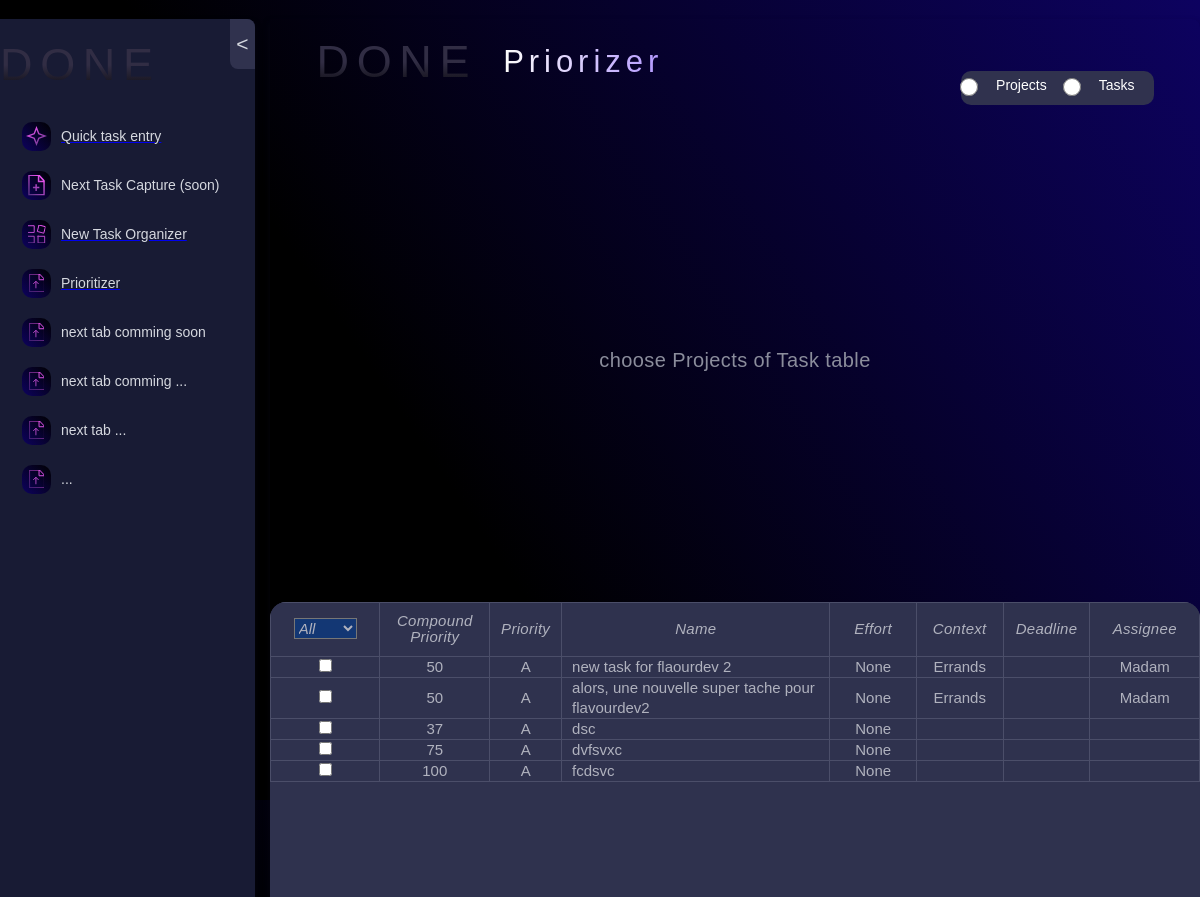
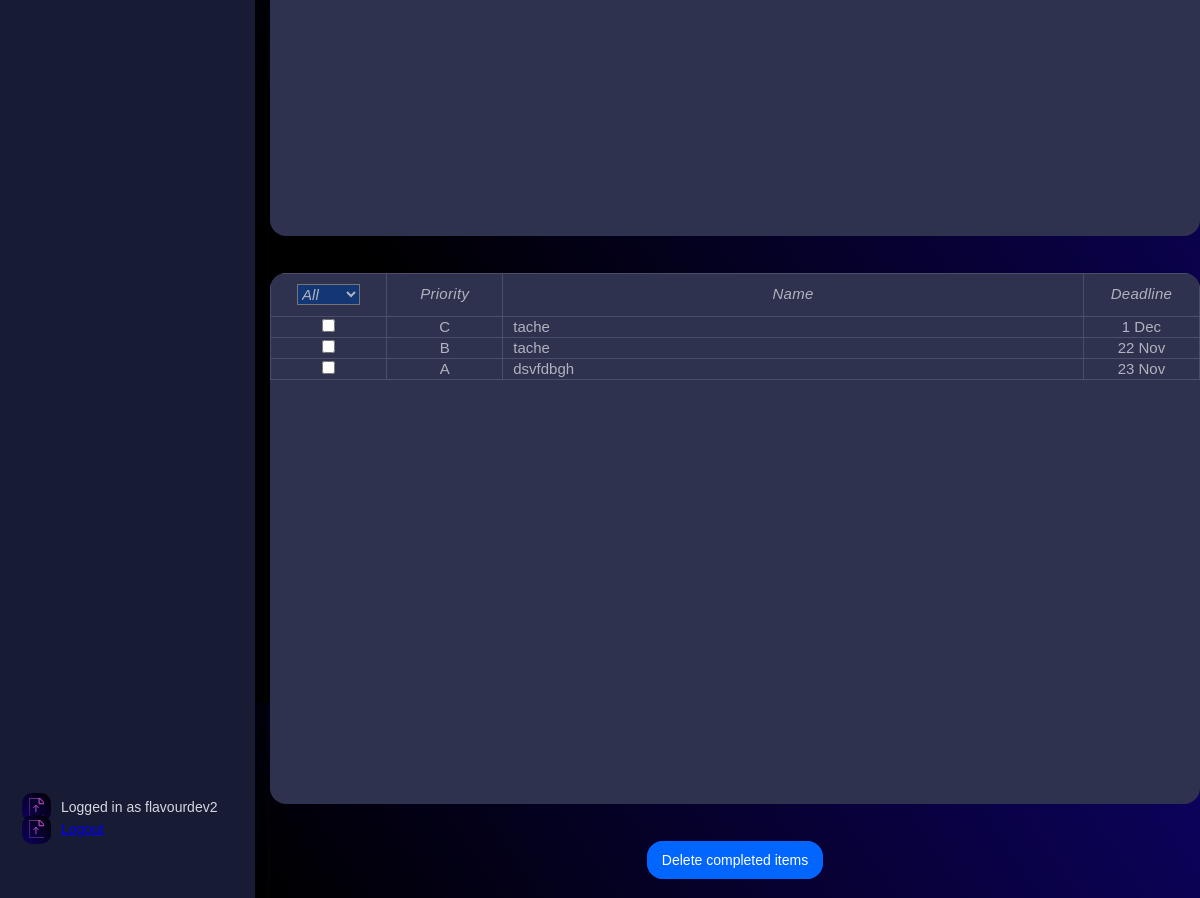
The app's page /prioritizer/ (signed in) with its own data (2 pictures, top to bottom).
### tasks/models.py (models this page shows, shortened)
class Tasks(models.Model):
    PRIORITIES = [
        ("A", "A"),
        ("B", "B"),
        ("C", "C"),
        ("D", "D"),
    ]
    STATUSES = [
        ("Co", "Completed"),
        ("Cn", "Cancelled"),
        ("De", "Delegated"),
        ("Ip", "In Process"),
        ("Ns", "Not Started"),
        ("Wa", "Wait for"),
    ]
    user = models.ForeignKey(User, on_delete=models.CASCADE)
    priority = models.CharField(max_length=1, choices=PRIORITIES, null=True, blank=True)
    status = models.CharField(max_length=2, choices=STATUSES, default='Ns')
    complete = models.BooleanField(default=False)
    name = models.CharField(max_length=200)
    deadline = models.DateField(null=True, blank=True)
    context = models.ForeignKey(Context, on_delete=models.CASCADE,null=True, blank=True)
    effort = models.IntegerField(null=True, blank=True)
    assignee = models.ForeignKey(Assignee, on_delete=models.CASCADE, null=True, blank=True)
    parent = models.ForeignKey(Projects, on_delete=models.CASCADE, null=True, blank=True)
    new_task = models.BooleanField(default=True)
    compound_priority = models.IntegerField(null=True, blank=True)

class Context(models.Model):
    name = models.CharField(max_length=20)
    user = models.ForeignKey(User, on_delete=models.CASCADE)

class Assignee(models.Model):
    name = models.CharField(max_length=20)
    user = models.ForeignKey(User, on_delete=models.CASCADE)

class Projects(models.Model):
    PRIORITIES = [
        ("A", "A"),
        ("B", "B"),
        ("C", "C"),
        ("D", "D"),
    ]
    STATUSES = [
        ("Co", "Completed"),
        ("Cn", "Cancelled"),
        ("De", "Delegated"),
        ("Ip", "In Process"),
        ("Ns", "Not Started"),
        ("Wa", "Wait for"),
    ]
    user = models.ForeignKey(User, on_delete=models.CASCADE)
    project_priority = models.CharField(max_length=1, choices=PRIORITIES, null=True, blank=True)
    project_status = models.CharField(max_length=2, choices=STATUSES)
    project_complete = models.BooleanField(default=False)
    project_name = models.CharField(max_length=200)
    project_deadline = models.DateField(null=True, blank=True)

### tasks/views.py (the view)
# urls.py: path('prioritizer/', views.Prioritizer, name="prioritizer"),
@login_required
def Prioritizer(request):
    all_tasks = Tasks.objects.filter(user=request.user)
    all_projects=Projects.objects.filter(user=request.user)
    context_options = Context.objects.values_list('name', flat=True)
    context_options_list = list(context_options)
    assignee_options = Assignee.objects.values_list('name', flat=True)
    assignee_options_list = list(assignee_options)
    return render(request,
                "tasks/prioritizer.html",
                {'tasks':all_tasks,
                'projects':all_projects,
                'context_options_list':context_options_list,
                'assignee_options_list':assignee_options_list})

### tasks/templates/tasks/prioritizer.html (shortened to what this page needs)
{% extends 'base.html' %}
{% load static %}
{% block data-wf %}data-wf-page="653fc2444491a35371971509" data-wf-site="652482ea837db348b1939c93"{% endblock data-wf %}
{% load widget_tweaks %}
{% block content %}
  <div class="main-section">
    <div class="form-block-header w-form">
      <form id="wf-form-selector" name="wf-form-selector" data-name="selector" method="post" class="form-2" data-wf-page-id="653fc2444491a35371971509" data-wf-element-id="89f1164f-914e-c1bf-ad36-09a1e20dd3f5">
        <div class="nto-header-div medium">
          <div class="nto-hrd-div centered">
            <div class="nto-hdr">
              <div class="done-logo-small">DONE</div>
              <div class="hdr-2">Priorizer</div>
            </div>
          </div>
          <div class="nto-inpt-slct-div horizontal single-line">
            <label data-w-id="89f1164f-914e-c1bf-ad36-09a1e20dd40a" class="project-radio radio-btn-field w-radio">
              <input type="radio" id="project-radio" name="input-type" value="project" data-name="input type" class="w-form-formradioinput radio-btn w-radio-input">
              <span class="menu-txt w-form-label" for="project-2">Projects</span>
            </label>
            <label data-w-id="89f1164f-914e-c1bf-ad36-09a1e20dd40e" class="task-radio radio-btn-field w-radio">
              <input type="radio" id="task-radio" name="input-type" value="not actionable" data-name="input type" class="w-form-formradioinput radio-btn w-radio-input">
              <span class="radio-button-label w-form-label" for="not-actionable">Tasks</span>
            </label>
          </div>
        </div>
      </form>
    </div>
    <div id='hint-div' class="hint-block">
      <div class="project-name">choose Projects of Task table</div>
    </div>
    <div id='task-table-div' class="tbl-frame">
      <table class="task-table_component">
        <thead class="task-table_head">
          <tr class="task-table_row">
            <th class="tbl-hdr" data-sort="completion" style="width: 110px;">
              <div class="filter-dropdown">
                <select class="filter-select" id="task-completion-filter">
                    <option value="">All</option>
                </select>
              </div>
            </th>
            <th class="tbl-hdr" data-sort="compound" style="width: 110px;">Compound <br>Priority</th>
            <th class="tbl-hdr" data-sort="priority" style="width: 72px;">Priority</th>
            <th class="tbl-hdr" data-sort="name" style="width: 272px;">Name</th>
            <th class="tbl-hdr" data-sort="effort" style="width: 87px;">Effort</th>
            <th class="tbl-hdr" data-sort="context" style="width: 87px;">Context</th>
            <th class="tbl-hdr" data-sort="deadline" style="width: 87px;">Deadline</th>
            <th class="tbl-hdr" data-sort="assignee" style="width: 110px;">Assignee</th>
          </tr>
        </thead>
          {% for task in tasks %}
          <tr class="rendered-row">
              <td class="tbl-cell centered" data-id="{{ task.id }}" data-type="complete">
                {% if task.complete %}
                  <input type="checkbox" data-id="{{ task.id }}" class="input-data form-control completion-checkbox" checked>
                {% else %}
                  <input type="checkbox" data-id="{{ task.id }}" class="input-data form-control completion-checkbox">
                {% endif %}
              </td>
              <td class="tbl-cell centered task-priority" id="compound-priority-{{ task.id }}" data-type="compound">{{ task.compound_priority }}</td>
              <td class="priority tbl-cell centered" id="task-priority" data-id="{{ task.id }}" data-type="priority">{{ task.priority }}</td>
              <td class="editable tbl-cell" data-id="{{ task.id }}" data-type="name">{{ task.name }}</td>
              <td class="editable tbl-cell centered" data-id="{{ task.id }}" data-type="effort">{{ task.effort }}</td>
              <td class="context tbl-cell centered" data-id="{{ task.id }}" data-type="context">{{ task.context.name }}</td>
              <td class="editable tbl-cell centered" data-id="{{ task.id }}" data-type="deadline">{{ task.deadline|date:"j M" }}</td>
              <td class="assignee tbl-cell centered" data-id="{{ task.id }}" data-type="assignee">{{ task.assignee.name }}</td>
          </tr>
          {% endfor %}
      </table>
    </div>
    <div id='project-table-div' class="tbl-frame">
      <table class="project-table_component">
        <thead class="task-table_head">
          <tr class="task-table_row">
            <th class="tbl-hdr" data-sort="completion" style="width: 100px;">
              <div class="filter-dropdown">
                <select class="filter-select" id="project-completion-filter">
                  <option value="">All</option>
                </select>
              </div>
            </th>
            <th class="tbl-hdr " data-sort="priority" style="width: 100px;">Priority</th>
            <th class="tbl-hdr" data-sort="name" style="width: 500px;">Name</th>
            <th class="tbl-hdr" data-sort="deadline" style="width: 100px;">Deadline</th>
          </tr>
        </thead>
        <tbody class="task-table_body">
          {% for project in projects %}
          <tr class="rendered-row">
              <td class="tbl-cell centered" data-id="{{ project.id }}" data-type="complete">
                {% if project.project_complete %}
                  <input type="checkbox" data-id="{{ project.id }}" class="input-data form-control completion-checkbox" checked>
                {% else %}
                  <input type="checkbox" data-id="{{ project.id }}" class="input-data form-control completion-checkbox">
                {% endif %}
              </td>
              <td class="priority tbl-cell centered" data-id="{{ project.id }}" data-type="priority">{{ project.project_priority }}</td>
              <td class="editable tbl-cell" data-id="{{ project.id }}" data-type="name">{{ project.project_name }}</td>
              <td class="editable tbl-cell centered" data-id="{{ project.id }}" data-type="deadline">{{ project.project_deadline|date:"j M" }}</td>
          </tr>
          {% endfor %}
        </tbody>
      </table>
    </div>
    <div class="frame-427318914" id="delete-btn">
      <div class="frame-427318912">
        <button type="submit" name="action" value="pocess" class="submit-btn w-button">Delete completed items</button>
      </div>
    </div>
  </div>
  {% endblock content %}

### templates/base.html (shortened to what this page needs)
{% load static %}
{% load widget_tweaks %}
<!DOCTYPE html>
<html {% block data-wf %}{% endblock data-wf %}>
<head>
  <link rel="stylesheet" href="{% static 'tasks/normalize.css' %}" />
  <link rel="stylesheet" href="{% static 'tasks/webflow.css' %}" />
  <link rel="stylesheet" href="{% static 'tasks/done-the-app.webflow.css' %}" />
</head>
<body class="body">
  <div class="full-frame">
    <div class="side-menu-div">
      <div class="nav-hdr">
        <div class="text">DONE</div>
      </div>
      <div class="all-tabs">
        <div class="tab-div">
          <a href="{% url 'QuickTaskEntry' %}" class="tab-div-round">
            <div class="icon-bg">
              <img src="{% static 'tasks/Vectors-Wrapper.svg' %}" loading="lazy" width="21" height="20" alt="" class="new-tsk-icon">
            </div>
            <div class="side-nemu-txt-div">
              <div class="side-menu-text">Quick task entry</div>
            </div>
          </a>
        </div>
        <div class="tab-div">
          <div class="tab-div-round">
            <div class="icon-bg"><img src="{% static 'tasks/Vectors-Wrapper_1.svg' %}" loading="lazy" width="17.691770553588867" height="21" alt="" class="add-icon"></div>
            <div class="side-nemu-txt-div">
              <div class="side-menu-text">Next Task Capture (soon)</div>
            </div>
          </div>
        </div>
        <div class="tab-div">
          <a href="{% url 'NewTaskOrganizerWelcome' %}" class="tab-div-round">
            <div class="icon-bg"><img src="{% static 'tasks/Vectors-Wrapper_2.svg' %}" loading="lazy" width="18" height="18.000696182250977" alt="" class="nto-icon"></div>
            <div class="side-nemu-txt-div">
              <div class="side-menu-text">New Task Organizer</div>
            </div>
          </a>
        </div>
        <div class="tab-div">
          <a href="{% url 'prioritizer' %}" class="tab-div-round">
            <div class="icon-bg"><img src="{% static 'tasks/Vectors-Wrapper_3.svg' %}" loading="lazy" width="14.934459686279297" height="18" alt="" class="prio-icon"></div>
            <div class="side-nemu-txt-div">
              <div class="side-menu-text">Prioritizer</div>
            </div>
          </a>
        </div>
        <div class="tab-div">
          <div class="tab-div-round">
            <div class="icon-bg"><img src="{% static 'tasks/Vectors-Wrapper_3.svg' %}" loading="lazy" width="14.934459686279297" height="18" alt="" class="prio-icon"></div>
            <div class="side-nemu-txt-div">
              <div class="side-menu-text">next tab comming soon</div>
            </div>
          </div>
        </div>
        <div class="tab-div">
          <div class="tab-div-round">
            <div class="icon-bg"><img src="{% static 'tasks/Vectors-Wrapper_3.svg' %}" loading="lazy" width="14.934459686279297" height="18" alt="" class="prio-icon"></div>
            <div class="side-nemu-txt-div">
              <div class="side-menu-text">next tab comming ...</div>
            </div>
          </div>
        </div>
        <div class="tab-div">
          <div class="tab-div-round">
            <div class="icon-bg"><img src="{% static 'tasks/Vectors-Wrapper_3.svg' %}" loading="lazy" width="14.934459686279297" height="18" alt="" class="prio-icon"></div>
            <div class="side-nemu-txt-div">
              <div class="side-menu-text">next tab ...</div>
            </div>
          </div>
        </div>
        <div class="tab-div">
          <div class="tab-div-round">
            <div class="icon-bg"><img src="{% static 'tasks/Vectors-Wrapper_3.svg' %}" loading="lazy" width="14.934459686279297" height="18" alt="" class="prio-icon"></div>
            <div class="side-nemu-txt-div">
              <div class="side-menu-text">...</div>
            </div>
          </div>
        </div>
      </div>
      <div class="slider-btn">
        <div class="slider-icon">&lt;</div>
      </div>
      <footer class="tab-div nav-hdr bottom">
        {% if user.is_authenticated %}
        <div class="tab-div-round">
          <div class="icon-bg"><img src="{% static 'tasks/Vectors-Wrapper_3.svg' %}" loading="lazy" width="14.934459686279297" height="18" alt="" class="prio-icon"></div>
          <div class="side-nemu-txt-div">
            <div class="side-menu-text">
              Logged in as {{ user.username }}
            </div>
          </div>
        </div>
        <div class="tab-div-round">
          <div class="icon-bg"><img src="{% static 'tasks/Vectors-Wrapper_3.svg' %}" loading="lazy" width="14.934459686279297" height="18" alt="" class="prio-icon"></div>
          <div class="side-nemu-txt-div">
            <div class="side-menu-text">
              <a href="{% url 'socialaccount_connections' %}">Logout</a>
            </div>
          </div>
        </div>
        {% endif %}
      </footer>
    </div>
  <div class="content-div-5">
    {% block content %}
    {% endblock content %}
  </div>
  </div>
  </body>
</html>

### tasks/static/tasks/webflow.css (style rules this page uses)
* { -webkit-box-sizing: border-box; -moz-box-sizing: border-box; box-sizing: border-box; }
html { height: 100%; }
body { margin: 0; min-height: 100%; background-color: #fff; font-family: Arial, sans-serif; font-size: 14px; line-height: 20px; color: #333; }
img { max-width: 100%; vertical-align: middle; display: inline-block; }
.w-button { display: inline-block; padding: 9px 15px; background-color: #3898EC; color: white; border: 0; line-height: inherit; text-decoration: none; cursor: pointer; border-radius: 0; }
button, [type='button'], [type='reset'] { border: 0; cursor: pointer; -webkit-appearance: button; }
.w-form { margin: 0 0 15px; }
label { display: block; margin-bottom: 5px; font-weight: bold; }
.w-form-label { display: inline-block; cursor: pointer; font-weight: normal; margin-bottom: 0px; }
.w-radio { display: block; margin-bottom: 5px; padding-left: 20px; }
.w-radio:before, .w-radio:after { content: " "; display: table; grid-column-start: 1; grid-row-start: 1; grid-column-end: 2; grid-row-end: 2; }
.w-radio:after { clear: both; }
.w-radio-input { margin: 4px 0 0; line-height: normal; float: left; margin-left: -20px; }
.w-radio-input { margin-top: 3px; }

### records on screen
Tasks: compound_priority "50", priority "A", name "new task for flaourdev 2", effort "None", context.name "Errands", assignee.name "Madam"
Tasks: compound_priority "50", priority "A", name "alors, une nouvelle super tache pour flavourdev2", effort "None", context.name "Errands", assignee.name "Madam"
Tasks: compound_priority "37", priority "A", name "dsc", effort "None"
Tasks: compound_priority "75", priority "A", name "dvfsvxc", effort "None"
Tasks: compound_priority "100", priority "A", name "fcdsvc", effort "None"
Projects: project_priority "C", project_name "tache", project_deadline "1 Dec"
Projects: project_priority "B", project_name "tache", project_deadline "22 Nov"
Projects: project_priority "A", project_name "dsvfdbgh", project_deadline "23 Nov"

### other values on screen
{{ user.username }} "flavourdev2"
